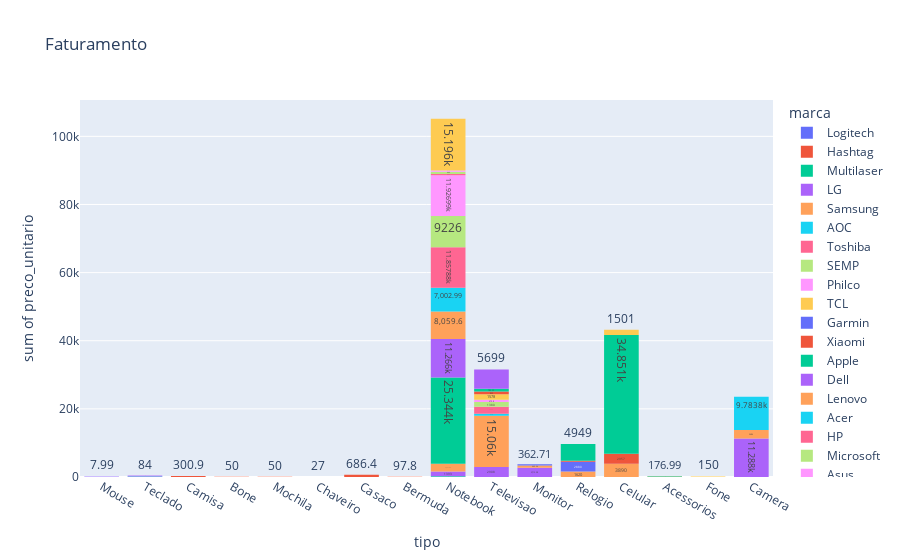

Write notebook code for a chart like this one.
### Markdown cell above
#### Vizualizando Dados

### Code cell
#!pip install plotly


grafico = px.histogram(dados, x="tipo",y="preco_unitario", text_auto=True, title="Faturamento",color="marca")
grafico.show()
grafico.write_html("faturamento_grafico.html")

### Figure 1 — Plotly figure (JSON) as saved in the notebook; plotly's stock layout.template omitted (floating-point values rounded to 4 significant figures)
{"data": [{"alignmentgroup": "True", "bingroup": "x", "histfunc": "sum", "hovertemplate": "marca=Logitech<br>tipo=%{x}<br>sum of preco_unitario=%{y}<extra></extra>", "legendgroup": "Logitech", "marker": {"color": "#636efa", "pattern": {"shape": ""}}, "name": "Logitech", "offsetgroup": "Logitech", "orientation": "v", "showlegend": true, "texttemplate": "%{value}", "type": "histogram", "x": ["Mouse", "Mouse", "Teclado", "Teclado", "Mouse", "Mouse"], "xaxis": "x", "y": [25.95, 19.95, 138, 44, 6.99, 15.99], "yaxis": "y"}, {"alignmentgroup": "True", "bingroup": "x", "histfunc": "sum", "hovertemplate": "marca=Hashtag<br>tipo=%{x}<br>sum of preco_unitario=%{y}<extra></extra>", "legendgroup": "Hashtag", "marker": {"color": "#EF553B", "pattern": {"shape": ""}}, "name": "Hashtag", "offsetgroup": "Hashtag", "orientation": "v", "showlegend": true, "texttemplate": "%{value}", "type": "histogram", "x": ["Camisa", "Camisa", "Bone", "Bone", "Camisa", "Camisa", "Camisa", "Camisa", "Mochila", "Mochila", "Camisa", "Camisa", "Chaveiro", "Camisa", "Camisa", "Camisa", "Camisa", "Casaco", "Casaco", "Casaco", "Casaco", "Casaco", "Casaco", "Casaco", "Casaco", "Casaco", "Casaco", "Casaco", "Casaco", "Casaco", "Casaco", "Bermuda", "Bermuda", "Casaco", "Casaco"], "xaxis": "x", "y": [25, 25, 25, 25, 27.5, 27.5, 27.5, 27.5, 25, 25, 25, 25, 27, 27, 27, 27, 9.9, 45.9, 45.9, 45.9, 45.9, 48.9, 48.9, 48.9, 48.9, 45.9, 45.9, 45.9, 45.9, 48.9, 48.9, 48.9, 48.9, 12.9, 12.9], "yaxis": "y"}, {"alignmentgroup": "True", "bingroup": "x", "histfunc": "sum", "hovertemplate": "marca=Multilaser<br>tipo=%{x}<br>sum of preco_unitario=%{y}<extra></extra>", "legendgroup": "Multilaser", "marker": {"color": "#00cc96", "pattern": {"shape": ""}}, "name": "Multilaser", "offsetgroup": "Multilaser", "orientation": "v", "showlegend": true, "texttemplate": "%{value}", "type": "histogram", "x": ["Mouse", "Mouse", "Mouse", "Notebook", "Teclado", "Teclado"], "xaxis": "x", "y": [11.99, 4.99, 3.99, 199, 21.99, 8.99], "yaxis": "y"}, {"alignmentgroup": "True", "bingroup": "x", "histfunc": "sum", "hovertemplate": "marca=LG<br>tipo=%{x}<br>sum of preco_unitario=%{y}<extra></extra>", "legendgroup": "LG", "marker": {"color": "#ab63fa", "pattern": {"shape": ""}}, "name": "LG", "offsetgroup": "LG", "orientation": "v", "showlegend": true, "texttemplate": "%{value}", "type": "histogram", "x": ["Televisao", "Televisao", "Televisao", "Televisao", "Monitor", "Monitor", "Teclado", "Teclado", "Monitor", "Televisao", "Televisao", "Teclado", "Notebook"], "xaxis": "x", "y": [820, 250, 378, 520, 129, 1797.0, 110, 20, 790.0, 390, 550, 10, 1393], "yaxis": "y"}, {"alignmentgroup": "True", "bingroup": "x", "histfunc": "sum", "hovertemplate": "marca=Samsung<br>tipo=%{x}<br>sum of preco_unitario=%{y}<extra></extra>", "legendgroup": "Samsung", "marker": {"color": "#FFA15A", "pattern": {"shape": ""}}, "name": "Samsung", "offsetgroup": "Samsung", "orientation": "v", "showlegend": true, "texttemplate": "%{value}", "type": "histogram", "x": ["Televisao", "Televisao", "Televisao", "Televisao", "Televisao", "Televisao", "Relogio", "Relogio", "Relogio", "Relogio", "Celular", "Notebook", "Relogio", "Relogio", "Celular", "Celular", "Celular", "Celular", "Celular", "Celular", "Celular", "Celular", "Celular", "Celular", "Celular", "Celular", "Monitor", "Relogio", "Monitor", "Monitor", "Monitor", "Acessorios", "Acessorios", "Acessorios", "Acessorios", "Acessorios", "Acessorios", "Notebook", "Notebook", "Acessorios"], "xaxis": "x", "y": [1260, 340, 740, 10000, 720, 2000, 280, 290, 380, 320, 200, 1350.0, 50, 60, 300, 400, 100, 150, 200, 270, 100, 800, 900, 120, 150, 200, 160.0, 240, 200.0, 130.0, 180.0, 19.99, 24.99, 29.99, 8.9, 14.9, 12.5, 399, 549, 9.55], "yaxis": "y"}, {"alignmentgroup": "True", "bingroup": "x", "histfunc": "sum", "hovertemplate": "marca=AOC<br>tipo=%{x}<br>sum of preco_unitario=%{y}<extra></extra>", "legendgroup": "AOC", "marker": {"color": "#19d3f3", "pattern": {"shape": ""}}, "name": "AOC", "offsetgroup": "AOC", "orientation": "v", "showlegend": true, "texttemplate": "%{value}", "type": "histogram", "x": ["Televisao", "Televisao"], "xaxis": "x", "y": [250, 360], "yaxis": "y"}, {"alignmentgroup": "True", "bingroup": "x", "histfunc": "sum", "hovertemplate": "marca=Toshiba<br>tipo=%{x}<br>sum of preco_unitario=%{y}<extra></extra>", "legendgroup": "Toshiba", "marker": {"color": "#FF6692", "pattern": {"shape": ""}}, "name": "Toshiba", "offsetgroup": "Toshiba", "orientation": "v", "showlegend": true, "texttemplate": "%{value}", "type": "histogram", "x": ["Televisao", "Televisao", "Televisao"], "xaxis": "x", "y": [640, 800, 600], "yaxis": "y"}, {"alignmentgroup": "True", "bingroup": "x", "histfunc": "sum", "hovertemplate": "marca=SEMP<br>tipo=%{x}<br>sum of preco_unitario=%{y}<extra></extra>", "legendgroup": "SEMP", "marker": {"color": "#B6E880", "pattern": {"shape": ""}}, "name": "SEMP", "offsetgroup": "SEMP", "orientation": "v", "showlegend": true, "texttemplate": "%{value}", "type": "histogram", "x": ["Televisao", "Televisao", "Televisao"], "xaxis": "x", "y": [500, 380, 500], "yaxis": "y"}, {"alignmentgroup": "True", "bingroup": "x", "histfunc": "sum", "hovertemplate": "marca=Philco<br>tipo=%{x}<br>sum of preco_unitario=%{y}<extra></extra>", "legendgroup": "Philco", "marker": {"color": "#FF97FF", "pattern": {"shape": ""}}, "name": "Philco", "offsetgroup": "Philco", "orientation": "v", "showlegend": true, "texttemplate": "%{value}", "type": "histogram", "x": ["Televisao", "Televisao"], "xaxis": "x", "y": [400, 279.8], "yaxis": "y"}, {"alignmentgroup": "True", "bingroup": "x", "histfunc": "sum", "hovertemplate": "marca=TCL<br>tipo=%{x}<br>sum of preco_unitario=%{y}<extra></extra>", "legendgroup": "TCL", "marker": {"color": "#FECB52", "pattern": {"shape": ""}}, "name": "TCL", "offsetgroup": "TCL", "orientation": "v", "showlegend": true, "texttemplate": "%{value}", "type": "histogram", "x": ["Televisao", "Televisao", "Televisao"], "xaxis": "x", "y": [158, 220, 1200], "yaxis": "y"}, {"alignmentgroup": "True", "bingroup": "x", "histfunc": "sum", "hovertemplate": "marca=Garmin<br>tipo=%{x}<br>sum of preco_unitario=%{y}<extra></extra>", "legendgroup": "Garmin", "marker": {"color": "#636efa", "pattern": {"shape": ""}}, "name": "Garmin", "offsetgroup": "Garmin", "orientation": "v", "showlegend": true, "texttemplate": "%{value}", "type": "histogram", "x": ["Relogio", "Relogio", "Relogio", "Relogio"], "xaxis": "x", "y": [440, 720, 920, 800], "yaxis": "y"}, {"alignmentgroup": "True", "bingroup": "x", "histfunc": "sum", "hovertemplate": "marca=Xiaomi<br>tipo=%{x}<br>sum of preco_unitario=%{y}<extra></extra>", "legendgroup": "Xiaomi", "marker": {"color": "#EF553B", "pattern": {"shape": ""}}, "name": "Xiaomi", "offsetgroup": "Xiaomi", "orientation": "v", "showlegend": true, "texttemplate": "%{value}", "type": "histogram", "x": ["Relogio", "Relogio", "Relogio", "Relogio", "Celular", "Celular", "Celular", "Celular", "Celular", "Celular", "Celular", "Celular", "Celular", "Celular", "Celular"], "xaxis": "x", "y": [46.4, 74, 36, 114, 257, 317, 159, 219, 249, 329, 299, 249, 250, 279, 350], "yaxis": "y"}, {"alignmentgroup": "True", "bingroup": "x", "histfunc": "sum", "hovertemplate": "marca=Apple<br>tipo=%{x}<br>sum of preco_unitario=%{y}<extra></extra>", "legendgroup": "Apple", "marker": {"color": "#00cc96", "pattern": {"shape": ""}}, "name": "Apple", "offsetgroup": "Apple", "orientation": "v", "showlegend": true, "texttemplate": "%{value}", "type": "histogram", "x": ["Celular", "Celular", "Celular", "Celular", "Celular", "Celular", "Celular", "Celular", "Celular", "Celular", "Celular", "Celular", "Celular", "Celular", "Celular", "Celular", "Celular", "Celular", "Celular", "Celular", "Celular", "Celular", "Celular", "Celular", "Celular", "Celular", "Celular", "Celular", "Celular", "Celular", "Celular", "Celular", "Celular", "Celular", "Celular", "Celular", "Celular", "Celular", "Celular", "Relogio", "Notebook", "Notebook", "Notebook", "Notebook", "Notebook", "Notebook", "Relogio", "Relogio", "Relogio", "Relogio", "Relogio", "Relogio", "Relogio", "Acessorios", "Acessorios", "Acessorios", "Acessorios", "Acessorios", "Notebook", "Acessorios", "Acessorios"], "xaxis": "x", "y": [1099, 1199, 1399, 1599, 999, 1099, 1299, 1499, 799, 899, 1099, 699, 799, 999, 429, 479, 579, 949, 1049, 1249, 1449, 849, 949, 1149, 1349, 649, 749, 949, 549, 649, 849, 599, 699, 549, 649, 449, 499, 499, 549, 789, 1499, 2549, 6400, 2499, 1299, 5999, 1080, 700, 640, 500, 480, 440, 320, 19, 22, 29, 19, 29, 5099, 39.99, 19], "yaxis": "y"}, {"alignmentgroup": "True", "bingroup": "x", "histfunc": "sum", "hovertemplate": "marca=Dell<br>tipo=%{x}<br>sum of preco_unitario=%{y}<extra></extra>", "legendgroup": "Dell", "marker": {"color": "#ab63fa", "pattern": {"shape": ""}}, "name": "Dell", "offsetgroup": "Dell", "orientation": "v", "showlegend": true, "texttemplate": "%{value}", "type": "histogram", "x": ["Notebook", "Notebook", "Notebook", "Notebook", "Notebook", "Teclado", "Teclado", "Mouse", "Mouse", "Mouse", "Notebook", "Notebook", "Notebook", "Notebook"], "xaxis": "x", "y": [448, 512, 498, 600, 740, 36, 48, 19.99, 14.99, 28.99, 5099, 549, 1220, 1600], "yaxis": "y"}, {"alignmentgroup": "True", "bingroup": "x", "histfunc": "sum", "hovertemplate": "marca=Lenovo<br>tipo=%{x}<br>sum of preco_unitario=%{y}<extra></extra>", "legendgroup": "Lenovo", "marker": {"color": "#FFA15A", "pattern": {"shape": ""}}, "name": "Lenovo", "offsetgroup": "Lenovo", "orientation": "v", "showlegend": true, "texttemplate": "%{value}", "type": "histogram", "x": ["Notebook", "Notebook", "Notebook", "Notebook", "Notebook", "Notebook", "Notebook", "Notebook", "Notebook", "Notebook"], "xaxis": "x", "y": [188.6, 990.0, 749, 999, 349, 299, 999, 1487, 249, 1750], "yaxis": "y"}, {"alignmentgroup": "True", "bingroup": "x", "histfunc": "sum", "hovertemplate": "marca=Acer<br>tipo=%{x}<br>sum of preco_unitario=%{y}<extra></extra>", "legendgroup": "Acer", "marker": {"color": "#19d3f3", "pattern": {"shape": ""}}, "name": "Acer", "offsetgroup": "Acer", "orientation": "v", "showlegend": true, "texttemplate": "%{value}", "type": "histogram", "x": ["Notebook", "Notebook", "Notebook", "Notebook", "Notebook", "Notebook", "Notebook"], "xaxis": "x", "y": [227, 530.0, 2199, 1299, 799, 1249, 700], "yaxis": "y"}, {"alignmentgroup": "True", "bingroup": "x", "histfunc": "sum", "hovertemplate": "marca=HP<br>tipo=%{x}<br>sum of preco_unitario=%{y}<extra></extra>", "legendgroup": "HP", "marker": {"color": "#FF6692", "pattern": {"shape": ""}}, "name": "HP", "offsetgroup": "HP", "orientation": "v", "showlegend": true, "texttemplate": "%{value}", "type": "histogram", "x": ["Notebook", "Notebook", "Notebook", "Notebook", "Notebook", "Notebook", "Notebook", "Notebook", "Notebook", "Notebook", "Notebook"], "xaxis": "x", "y": [214, 799, 239.9, 529, 359, 599, 750, 949, 4999, 820, 1600], "yaxis": "y"}, {"alignmentgroup": "True", "bingroup": "x", "histfunc": "sum", "hovertemplate": "marca=Microsoft<br>tipo=%{x}<br>sum of preco_unitario=%{y}<extra></extra>", "legendgroup": "Microsoft", "marker": {"color": "#B6E880", "pattern": {"shape": ""}}, "name": "Microsoft", "offsetgroup": "Microsoft", "orientation": "v", "showlegend": true, "texttemplate": "%{value}", "type": "histogram", "x": ["Notebook", "Notebook", "Notebook", "Notebook", "Notebook"], "xaxis": "x", "y": [429, 999, 2199, 1999, 3600], "yaxis": "y"}, {"alignmentgroup": "True", "bingroup": "x", "histfunc": "sum", "hovertemplate": "marca=Asus<br>tipo=%{x}<br>sum of preco_unitario=%{y}<extra></extra>", "legendgroup": "Asus", "marker": {"color": "#FF97FF", "pattern": {"shape": ""}}, "name": "Asus", "offsetgroup": "Asus", "orientation": "v", "showlegend": true, "texttemplate": "%{value}", "type": "histogram", "x": ["Notebook", "Notebook", "Notebook", "Notebook", "Notebook"], "xaxis": "x", "y": [630.0, 1599, 1999, 6999, 700], "yaxis": "y"}, {"alignmentgroup": "True", "bingroup": "x", "histfunc": "sum", "hovertemplate": "marca=Motorola<br>tipo=%{x}<br>sum of preco_unitario=%{y}<extra></extra>", "legendgroup": "Motorola", "marker": {"color": "#FECB52", "pattern": {"shape": ""}}, "name": "Motorola", "offsetgroup": "Motorola", "orientation": "v", "showlegend": true, "texttemplate": "%{value}", "type": "histogram", "x": ["Celular", "Celular", "Celular", "Celular", "Celular", "Celular", "Celular", "Celular", "Celular", "Celular", "Fone", "Celular"], "xaxis": "x", "y": [69, 99, 100, 150, 89, 119, 69, 99, 199, 279, 150, 229], "yaxis": "y"}, {"alignmentgroup": "True", "bingroup": "x", "histfunc": "sum", "hovertemplate": "marca=Spectre<br>tipo=%{x}<br>sum of preco_unitario=%{y}<extra></extra>", "legendgroup": "Spectre", "marker": {"color": "#636efa", "pattern": {"shape": ""}}, "name": "Spectre", "offsetgroup": "Spectre", "orientation": "v", "showlegend": true, "texttemplate": "%{value}", "type": "histogram", "x": ["Monitor", "Monitor", "Mouse"], "xaxis": "x", "y": [230.0, 132.7, 7.99], "yaxis": "y"}, {"alignmentgroup": "True", "bingroup": "x", "histfunc": "sum", "hovertemplate": "marca=Vizio<br>tipo=%{x}<br>sum of preco_unitario=%{y}<extra></extra>", "legendgroup": "Vizio", "marker": {"color": "#EF553B", "pattern": {"shape": ""}}, "name": "Vizio", "offsetgroup": "Vizio", "orientation": "v", "showlegend": true, "texttemplate": "%{value}", "type": "histogram", "x": ["Televisao", "Televisao", "Televisao"], "xaxis": "x", "y": [159, 440, 240], "yaxis": "y"}, {"alignmentgroup": "True", "bingroup": "x", "histfunc": "sum", "hovertemplate": "marca=Insignia<br>tipo=%{x}<br>sum of preco_unitario=%{y}<extra></extra>", "legendgroup": "Insignia", "marker": {"color": "#00cc96", "pattern": {"shape": ""}}, "name": "Insignia", "offsetgroup": "Insignia", "orientation": "v", "showlegend": true, "texttemplate": "%{value}", "type": "histogram", "x": ["Televisao", "Televisao", "Televisao"], "xaxis": "x", "y": [250, 343, 190.0], "yaxis": "y"}, {"alignmentgroup": "True", "bingroup": "x", "histfunc": "sum", "hovertemplate": "marca=Sony<br>tipo=%{x}<br>sum of preco_unitario=%{y}<extra></extra>", "legendgroup": "Sony", "marker": {"color": "#ab63fa", "pattern": {"shape": ""}}, "name": "Sony", "offsetgroup": "Sony", "orientation": "v", "showlegend": true, "texttemplate": "%{value}", "type": "histogram", "x": ["Televisao", "Televisao", "Televisao", "Televisao", "Camera", "Camera", "Camera", "Camera", "Camera", "Camera"], "xaxis": "x", "y": [1200, 3300, 600, 599, 2198, 1598, 1298, 1698, 998, 3498], "yaxis": "y"}, {"alignmentgroup": "True", "bingroup": "x", "histfunc": "sum", "hovertemplate": "marca=Canon<br>tipo=%{x}<br>sum of preco_unitario=%{y}<extra></extra>", "legendgroup": "Canon", "marker": {"color": "#FFA15A", "pattern": {"shape": ""}}, "name": "Canon", "offsetgroup": "Canon", "orientation": "v", "showlegend": true, "texttemplate": "%{value}", "type": "histogram", "x": ["Camera", "Camera", "Camera", "Camera"], "xaxis": "x", "y": [589, 509, 489, 899], "yaxis": "y"}, {"alignmentgroup": "True", "bingroup": "x", "histfunc": "sum", "hovertemplate": "marca=Nikon<br>tipo=%{x}<br>sum of preco_unitario=%{y}<extra></extra>", "legendgroup": "Nikon", "marker": {"color": "#19d3f3", "pattern": {"shape": ""}}, "name": "Nikon", "offsetgroup": "Nikon", "orientation": "v", "showlegend": true, "texttemplate": "%{value}", "type": "histogram", "x": ["Camera", "Camera", "Camera", "Camera", "Camera"], "xaxis": "x", "y": [1396, 2797.0, 797.0, 2197.0, 2597.0], "yaxis": "y"}, {"alignmentgroup": "True", "bingroup": "x", "histfunc": "sum", "hovertemplate": "marca=Compaq<br>tipo=%{x}<br>sum of preco_unitario=%{y}<extra></extra>", "legendgroup": "Compaq", "marker": {"color": "#FF6692", "pattern": {"shape": ""}}, "name": "Compaq", "offsetgroup": "Compaq", "orientation": "v", "showlegend": true, "texttemplate": "%{value}", "type": "histogram", "x": ["Notebook"], "xaxis": "x", "y": [380], "yaxis": "y"}, {"alignmentgroup": "True", "bingroup": "x", "histfunc": "sum", "hovertemplate": "marca=Positivo<br>tipo=%{x}<br>sum of preco_unitario=%{y}<extra></extra>", "legendgroup": "Positivo", "marker": {"color": "#B6E880", "pattern": {"shape": ""}}, "name": "Positivo", "offsetgroup": "Positivo", "orientation": "v", "showlegend": true, "texttemplate": "%{value}", "type": "histogram", "x": ["Notebook", "Notebook"], "xaxis": "x", "y": [349, 320], "yaxis": "y"}, {"alignmentgroup": "True", "bingroup": "x", "histfunc": "sum", "hovertemplate": "marca=Vaio<br>tipo=%{x}<br>sum of preco_unitario=%{y}<extra></extra>", "legendgroup": "Vaio", "marker": {"color": "#FF97FF", "pattern": {"shape": ""}}, "name": "Vaio", "offsetgroup": "Vaio", "orientation": "v", "showlegend": true, "texttemplate": "%{value}", "type": "histogram", "x": ["Notebook"], "xaxis": "x", "y": [319], "yaxis": "y"}, {"alignmentgroup": "True", "bingroup": "x", "histfunc": "sum", "hovertemplate": "marca=Razer<br>tipo=%{x}<br>sum of preco_unitario=%{y}<extra></extra>", "legendgroup": "Razer", "marker": {"color": "#FECB52", "pattern": {"shape": ""}}, "name": "Razer", "offsetgroup": "Razer", "orientation": "v", "showlegend": true, "texttemplate": "%{value}", "type": "histogram", "x": ["Notebook", "Notebook", "Notebook", "Notebook"], "xaxis": "x", "y": [3999, 1199, 1999, 7999], "yaxis": "y"}], "layout": {"barmode": "relative", "legend": {"title": {"text": "marca"}, "tracegroupgap": 0}, "title": {"text": "Faturamento"}, "xaxis": {"anchor": "y", "domain": [0, 1], "title": {"text": "tipo"}}, "yaxis": {"anchor": "x", "domain": [0, 1], "title": {"text": "sum of preco_unitario"}}}}
